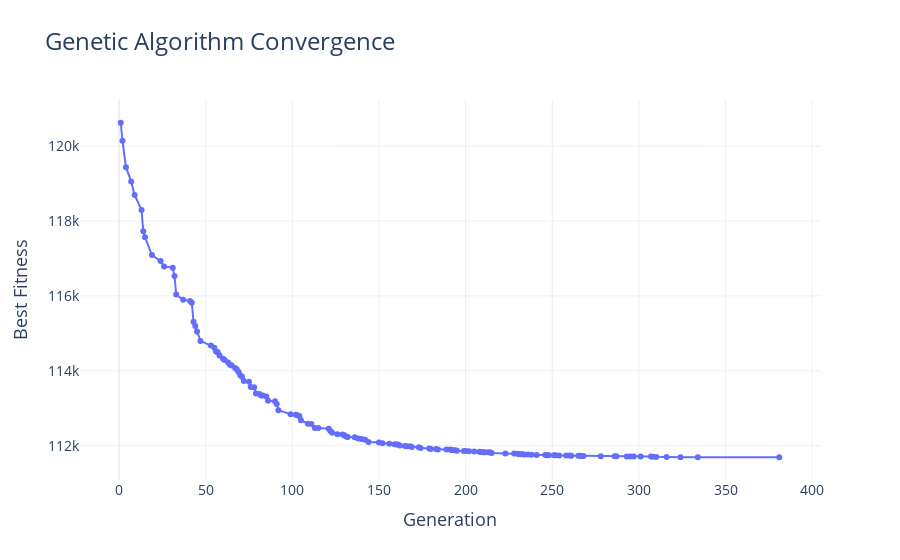

Notebook cell for this chart:
### Code cell
df = pd.DataFrame(output["convergence"])

fig = px.line(
    df,
    x="generation",
    y="fitness",
    title="Genetic Algorithm Convergence",
    markers=True,
    hover_data={"generation": True, "fitness": True, "origin": True, "elapsedSeconds": ":.6f"},
    labels={
        "fitness": "Best Fitness",
        "generation": "Generation",
        "elapsedSeconds": "Elapsed Time (s)",
        "origin": "Origin",
    },
)

fig.update_layout(
    hovermode="x unified",
    template="plotly_white",
    title_font_size=24,
    xaxis_title_font_size=18,
    yaxis_title_font_size=18,
    font=dict(size=14),
)

fig.show()

### Figure 1 — Plotly figure (JSON) as saved in the notebook; plotly's stock layout.template omitted (floating-point values rounded to 4 significant figures; data arrays with more than 128 entries replaced by an {"elided": "..."} marker saying what was removed)
{"data": [{"customdata": {"elided": "142x2 mixed values"}, "hovertemplate": "Generation=%{x}<br>Best Fitness=%{y}<br>Origin=%{customdata[0]}<br>Elapsed Time (s)=%{customdata[1]:.6f}<extra></extra>", "legendgroup": "", "line": {"color": "#636efa", "dash": "solid"}, "marker": {"symbol": "circle"}, "mode": "lines+markers", "name": "", "orientation": "v", "showlegend": false, "type": "scatter", "x": {"elided": "142 int values"}, "xaxis": "x", "y": {"elided": "142 int values"}, "yaxis": "y"}], "layout": {"font": {"size": 14}, "hovermode": "x unified", "legend": {"tracegroupgap": 0}, "title": {"font": {"size": 24}, "text": "Genetic Algorithm Convergence"}, "xaxis": {"anchor": "y", "domain": [0, 1], "title": {"font": {"size": 18}, "text": "Generation"}}, "yaxis": {"anchor": "x", "domain": [0, 1], "title": {"font": {"size": 18}, "text": "Best Fitness"}}}}
